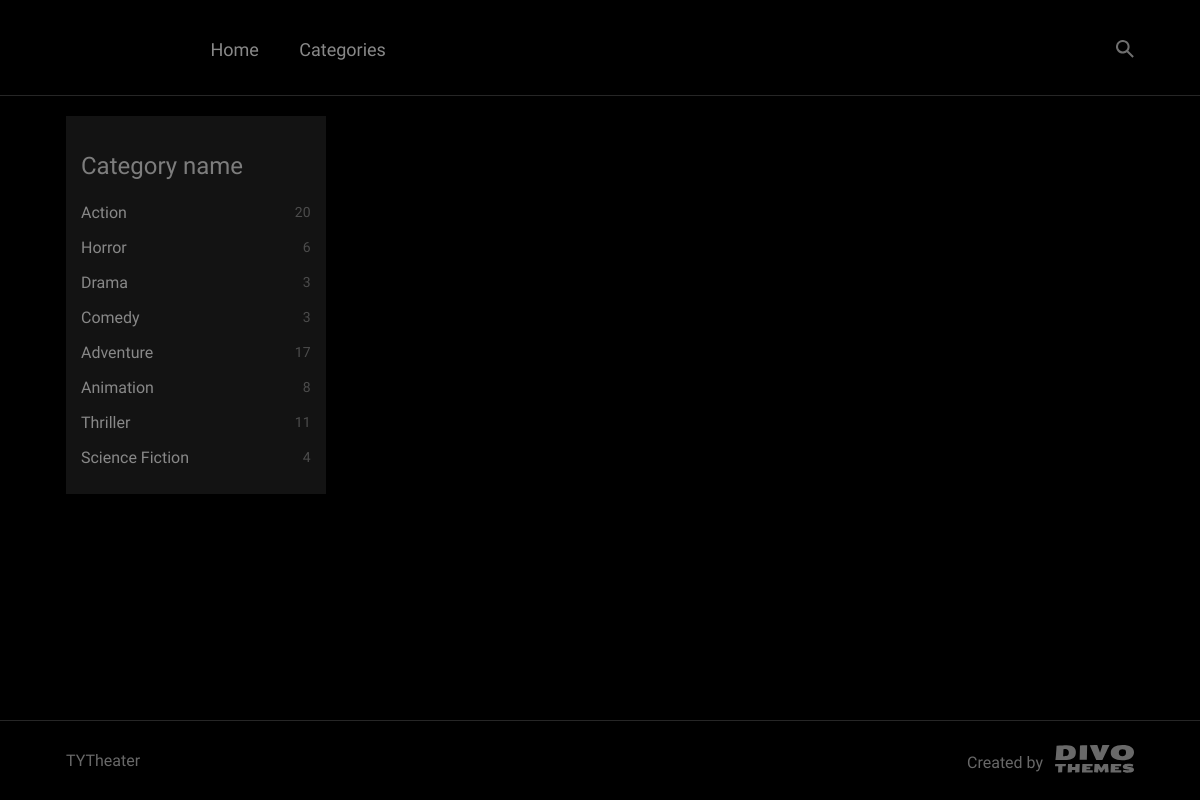
Before: /category.php with the older database file.
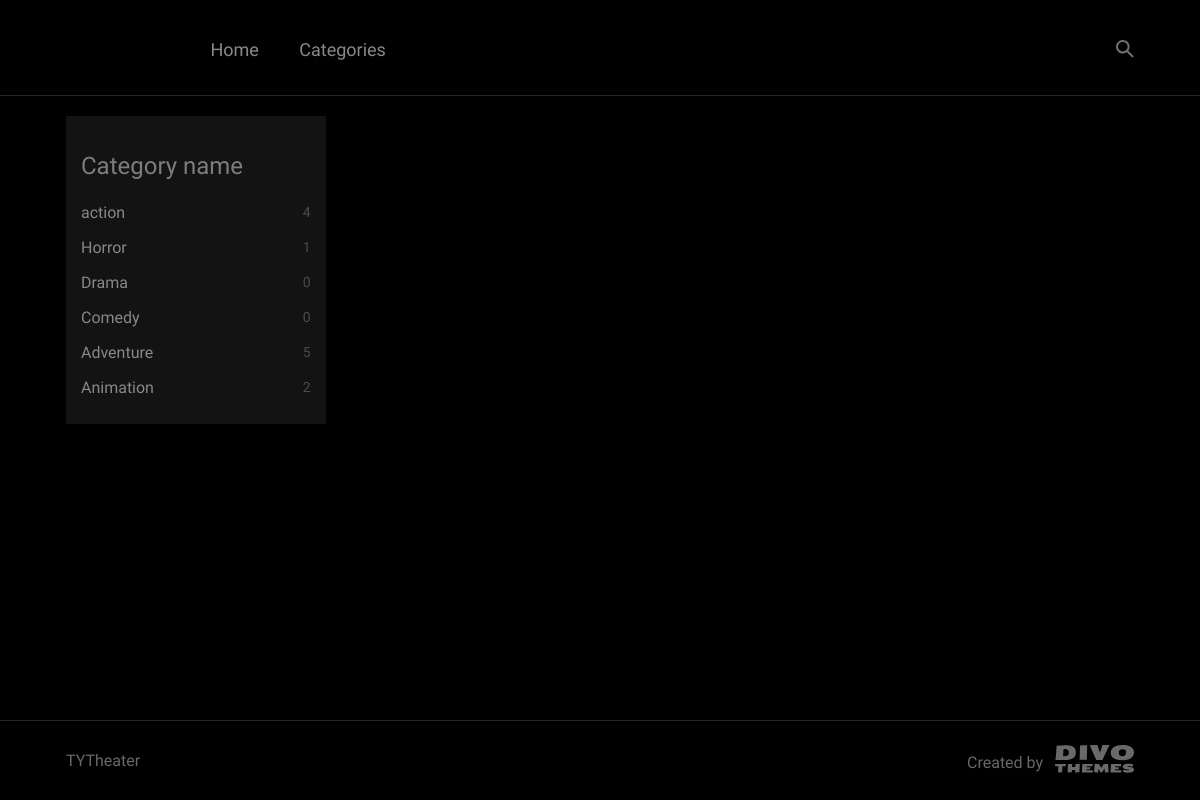
After: the same page with the newer database file.
### tables this page shows
CREATE TABLE `categories` (
  `cate_id` int(11) NOT NULL,
  `cate_name` varchar(100) NOT NULL
);

### includes/categories.php (the view, shortened to what this page needs)
<div class="inner">
    <div class="section section--last scrollreveal scrollAnimateFade">
        <div class="container">
            <div class="section__inner">
            <div class="row">
                <div class="col-xxl-2 col-md-3 col-sm-4">
                    <div class="aside_categories-list">
                        <div class="aside_categories-list__collapse">
                            <div class="aside_categories-list__heading">
                                Category name
                            </div>
                            <ul class="categories-menu">
                                <?php
                                $query = "SELECT * FROM categories";
                                $select_all_category_query = mysqli_query($connection,$query);
                                while ($row=mysqli_fetch_assoc($select_all_category_query)){
                                $cate_id = $row['cate_id'];
                                $cate_name = $row['cate_name'];
                                ?>
                                <li>
                                    <a href="category.php?category=<?php echo $cate_id; ?>" class="is-active">
                                        <span><?php echo $cate_name; ?></span>
                                        <span class="categories-menu__badge"><?php categories_C($cate_id);  ?></span>
                                    </a>
                                </li>
                                <?php } ?>
                            </ul>
                        </div>
                    </div>
                </div>

### includes/function.php (shortened to what this page needs)
<?php
    function categories_C($count){
       global $connection;
       $query = "SELECT COUNT(movie_cate_id) as CatCount FROM movies WHERE movie_cate_id =$count";
       $query_count = mysqli_query($connection,$query);
        while($row=mysqli_fetch_assoc($query_count)) {
            $CateCount=$row['CatCount'];
        }
        echo "$CateCount";
    }
            ?>

Changed rows visible on the page:
removed categories: cate_name "Thriller", CateCount "11"
removed categories: cate_name "Science Fiction", CateCount "4"
changed categories: cate_name "Action" → "action"; CateCount "20" → "4"
computed for categories "Horror": CateCount "6" → "1"
computed for categories "Drama": CateCount "3" → "0"
computed for categories "Comedy": CateCount "3" → "0"
computed for categories "Adventure": CateCount "17" → "5"
computed for categories "Animation": CateCount "8" → "2"
